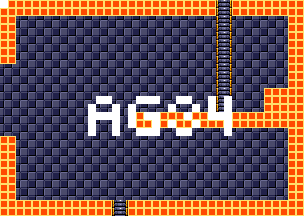

This game map was drawn from its Tiled (.tmx) file and the tilesets committed beside it. A one-line description and the trimmed map source follow:
An orthogonal 38x27 tile map with 8x8 px tiles, 4 tile layers (background, foreground, room numbers, Objects), 15 tilesets.

<map version="1.5" tiledversion="1.7.1" orientation="orthogonal" renderorder="right-down" width="38" height="27" tilewidth="8" tileheight="8" infinite="0" nextlayerid="11" nextobjectid="1">
 <tileset firstgid="1" source="tilesheets/tsKarniMata.tsx" />
 <tileset firstgid="1025" source="tilesheets/tsVoodooWasp.tsx" />
 <tileset firstgid="2049" source="tilesheets/tsBurial.tsx" />
 <tileset firstgid="3073" source="tilesheets/tsBlueTemple.tsx" />
 <tileset firstgid="4097" source="tilesheets/tsGoddess.tsx" />
 <tileset firstgid="5121" source="tilesheets/tsKonark.tsx" />
 <tileset firstgid="6145" name="sEnemies" tilewidth="8" tileheight="8" tilecount="1024" columns="32">
  <image source="../grapx/tilesheets/sObjects.bmp" trans="ff94ff" width="256" height="256" />
 </tileset>
 <tileset firstgid="7169" source="tilesheets/tsIceTemple.tsx" />
 <tileset firstgid="8193" source="tilesheets/tsLavaArea.tsx" />
 <tileset firstgid="9217" source="tilesheets/tsBossArea.tsx" />
 <tileset firstgid="10241" source="tilesheets/tsPegu.tsx" />
 <tileset firstgid="11265" source="tilesheets/sTiwanakuTemple.tsx" />
 <tileset firstgid="12289" source="tilesheets/sIndraTemple.tsx" />
 <tileset firstgid="13313" source="tilesheets/sTeleport.tsx" />
 <tileset firstgid="14337" source="tilesheets/sObjects.tsx" />
 <layer id="2" name="background" width="38" height="27">
  <data>[1026 cells, 1026 non-empty, 2 distinct tile ids]</data>
 </layer>
 <layer id="1" name="foreground" width="38" height="27">
  <data>[1026 cells, 297 non-empty, 3 distinct tile ids]</data>
 </layer>
 <layer id="7" name="room numbers" width="38" height="27">
  <data>[1026 cells, 43 non-empty, 1 distinct tile ids]</data>
 </layer>
 <layer id="10" name="Objects" width="38" height="27">
  <data>[1026 cells, 0 non-empty, 0 distinct tile ids]</data>
 </layer>
</map>
